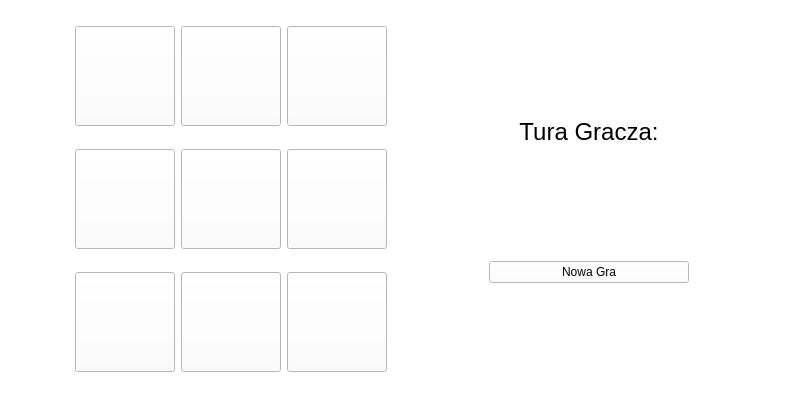
<?xml version="1.0" encoding="UTF-8"?>
<ui version="4.0">
 <class>MainWindow</class>
 <widget class="QMainWindow" name="MainWindow">
  <property name="geometry">
   <rect>
    <x>0</x>
    <y>0</y>
    <width>800</width>
    <height>400</height>
   </rect>
  </property>
  <property name="windowTitle">
   <string>MainWindow</string>
  </property>
  <widget class="QWidget" name="centralwidget">
   <property name="styleSheet">
    <string notr="true">background-color: rgb(255, 255, 255);</string>
   </property>
   <layout class="QHBoxLayout" name="horizontalLayout">
    <item>
     <layout class="QGridLayout" name="gridLayout">
      <item row="1" column="2">
       <widget class="QPushButton" name="P6">
        <property name="maximumSize">
         <size>
          <width>100</width>
          <height>100</height>
         </size>
        </property>
        <property name="text">
         <string/>
        </property>
        <property name="icon">
         <iconset resource="zasoby.qrc">
          <normaloff>:/img/img/nic.bmp</normaloff>:/img/img/nic.bmp</iconset>
        </property>
        <property name="iconSize">
         <size>
          <width>100</width>
          <height>100</height>
         </size>
        </property>
       </widget>
      </item>
      <item row="0" column="1">
       <widget class="QPushButton" name="P2">
        <property name="maximumSize">
         <size>
          <width>100</width>
          <height>100</height>
         </size>
        </property>
        <property name="text">
         <string/>
        </property>
        <property name="icon">
         <iconset resource="zasoby.qrc">
          <normaloff>:/img/img/nic.bmp</normaloff>:/img/img/nic.bmp</iconset>
        </property>
        <property name="iconSize">
         <size>
          <width>100</width>
          <height>100</height>
         </size>
        </property>
       </widget>
      </item>
      <item row="0" column="2">
       <widget class="QPushButton" name="P3">
        <property name="maximumSize">
         <size>
          <width>100</width>
          <height>100</height>
         </size>
        </property>
        <property name="text">
         <string/>
        </property>
        <property name="icon">
         <iconset resource="zasoby.qrc">
          <normaloff>:/img/img/nic.bmp</normaloff>:/img/img/nic.bmp</iconset>
        </property>
        <property name="iconSize">
         <size>
          <width>100</width>
          <height>100</height>
         </size>
        </property>
       </widget>
      </item>
      <item row="0" column="0">
       <widget class="QPushButton" name="P1">
        <property name="maximumSize">
         <size>
          <width>100</width>
          <height>100</height>
         </size>
        </property>
        <property name="baseSize">
         <size>
          <width>0</width>
          <height>0</height>
         </size>
        </property>
        <property name="mouseTracking">
         <bool>false</bool>
        </property>
        <property name="text">
         <string/>
        </property>
        <property name="icon">
         <iconset resource="zasoby.qrc">
          <normaloff>:/img/img/nic.bmp</normaloff>:/img/img/nic.bmp</iconset>
        </property>
        <property name="iconSize">
         <size>
          <width>100</width>
          <height>100</height>
         </size>
        </property>
        <property name="autoDefault">
         <bool>false</bool>
        </property>
        <property name="default">
         <bool>false</bool>
        </property>
       </widget>
      </item>
      <item row="2" column="1">
       <widget class="QPushButton" name="P8">
        <property name="maximumSize">
         <size>
          <width>100</width>
          <height>100</height>
         </size>
        </property>
        <property name="text">
         <string/>
        </property>
        <property name="icon">
         <iconset resource="zasoby.qrc">
          <normaloff>:/img/img/nic.bmp</normaloff>:/img/img/nic.bmp</iconset>
        </property>
        <property name="iconSize">
         <size>
          <width>100</width>
          <height>100</height>
         </size>
        </property>
       </widget>
      </item>
      <item row="2" column="0">
       <widget class="QPushButton" name="P7">
        <property name="maximumSize">
         <size>
          <width>100</width>
          <height>100</height>
         </size>
        </property>
        <property name="text">
         <string/>
        </property>
        <property name="icon">
         <iconset resource="zasoby.qrc">
          <normaloff>:/img/img/nic.bmp</normaloff>:/img/img/nic.bmp</iconset>
        </property>
        <property name="iconSize">
         <size>
          <width>100</width>
          <height>100</height>
         </size>
        </property>
       </widget>
      </item>
      <item row="1" column="0">
       <widget class="QPushButton" name="P4">
        <property name="maximumSize">
         <size>
          <width>100</width>
          <height>100</height>
         </size>
        </property>
        <property name="text">
         <string/>
        </property>
        <property name="icon">
         <iconset resource="zasoby.qrc">
          <normaloff>:/img/img/nic.bmp</normaloff>:/img/img/nic.bmp</iconset>
        </property>
        <property name="iconSize">
         <size>
          <width>100</width>
          <height>100</height>
         </size>
        </property>
       </widget>
      </item>
      <item row="2" column="2">
       <widget class="QPushButton" name="P9">
        <property name="maximumSize">
         <size>
          <width>100</width>
          <height>100</height>
         </size>
        </property>
        <property name="text">
         <string/>
        </property>
        <property name="icon">
         <iconset resource="zasoby.qrc">
          <normaloff>:/img/img/nic.bmp</normaloff>:/img/img/nic.bmp</iconset>
        </property>
        <property name="iconSize">
         <size>
          <width>100</width>
          <height>100</height>
         </size>
        </property>
        <property name="autoDefault">
         <bool>false</bool>
        </property>
        <property name="default">
         <bool>false</bool>
        </property>
       </widget>
      </item>
      <item row="1" column="1">
       <widget class="QPushButton" name="P5">
        <property name="maximumSize">
         <size>
          <width>100</width>
          <height>100</height>
         </size>
        </property>
        <property name="text">
         <string/>
        </property>
        <property name="icon">
         <iconset resource="zasoby.qrc">
          <normaloff>:/img/img/nic.bmp</normaloff>:/img/img/nic.bmp</iconset>
        </property>
        <property name="iconSize">
         <size>
          <width>100</width>
          <height>100</height>
         </size>
        </property>
       </widget>
      </item>
     </layout>
    </item>
    <item>
     <layout class="QGridLayout" name="gridLayout_2">
      <property name="leftMargin">
       <number>30</number>
      </property>
      <item row="0" column="1">
       <widget class="QLabel" name="playerIcon">
        <property name="maximumSize">
         <size>
          <width>30</width>
          <height>30</height>
         </size>
        </property>
        <property name="text">
         <string/>
        </property>
        <property name="pixmap">
         <pixmap resource="zasoby.qrc">:/img/img/xsmall.bmp</pixmap>
        </property>
        <property name="scaledContents">
         <bool>true</bool>
        </property>
       </widget>
      </item>
      <item row="0" column="0">
       <widget class="QLabel" name="whichPlayer">
        <property name="maximumSize">
         <size>
          <width>200</width>
          <height>100</height>
         </size>
        </property>
        <property name="font">
         <font>
          <pointsize>18</pointsize>
          <italic>false</italic>
          <bold>false</bold>
          <underline>false</underline>
          <strikeout>false</strikeout>
          <kerning>true</kerning>
         </font>
        </property>
        <property name="lineWidth">
         <number>1</number>
        </property>
        <property name="text">
         <string>Tura Gracza:</string>
        </property>
        <property name="alignment">
         <set>Qt::AlignCenter</set>
        </property>
       </widget>
      </item>
      <item row="1" column="0">
       <widget class="QPushButton" name="newGame">
        <property name="text">
         <string>Nowa Gra</string>
        </property>
       </widget>
      </item>
     </layout>
    </item>
   </layout>
  </widget>
 </widget>
 <resources>
  <include location="zasoby.qrc"/>
 </resources>
 <connections/>
</ui>
